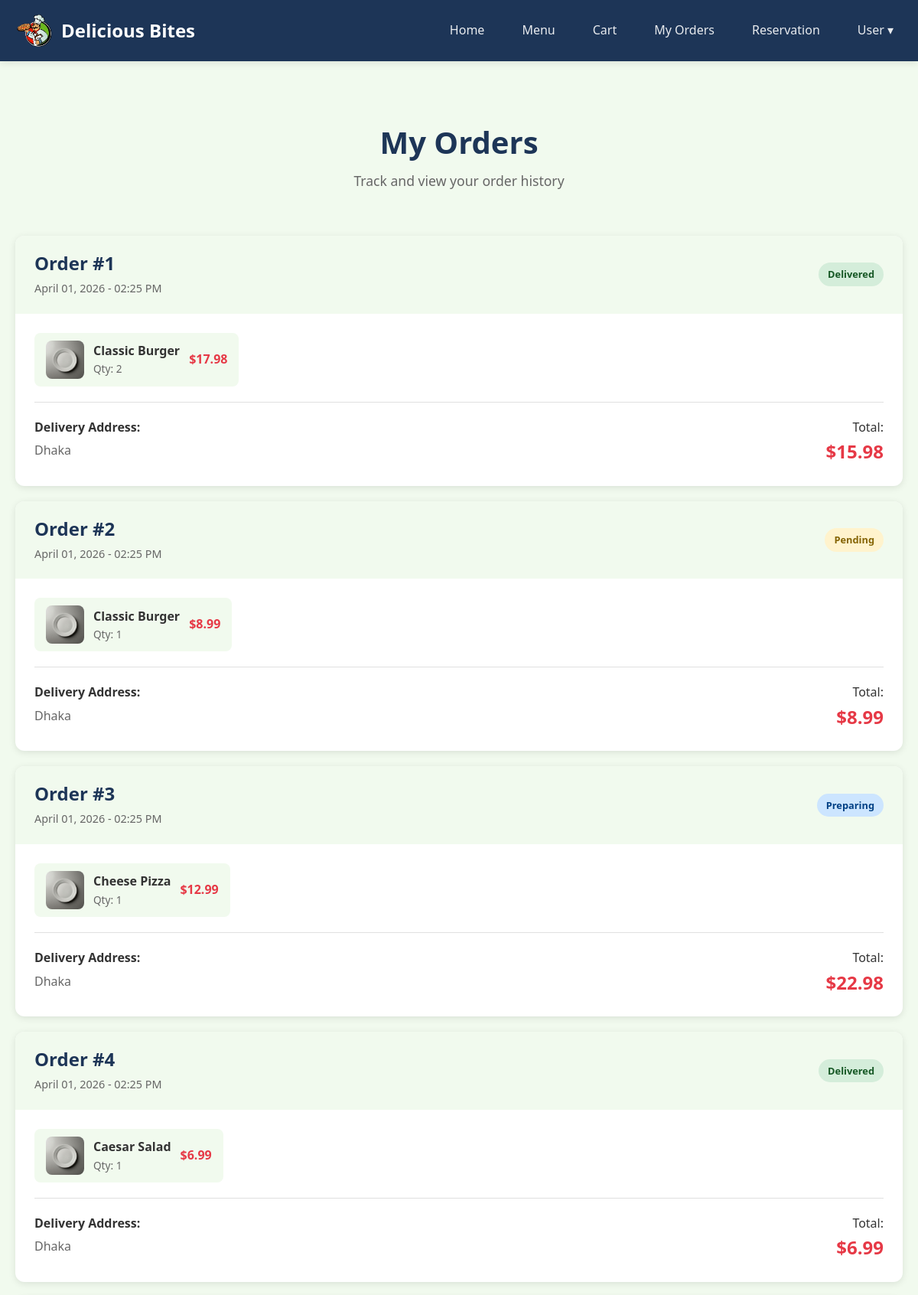
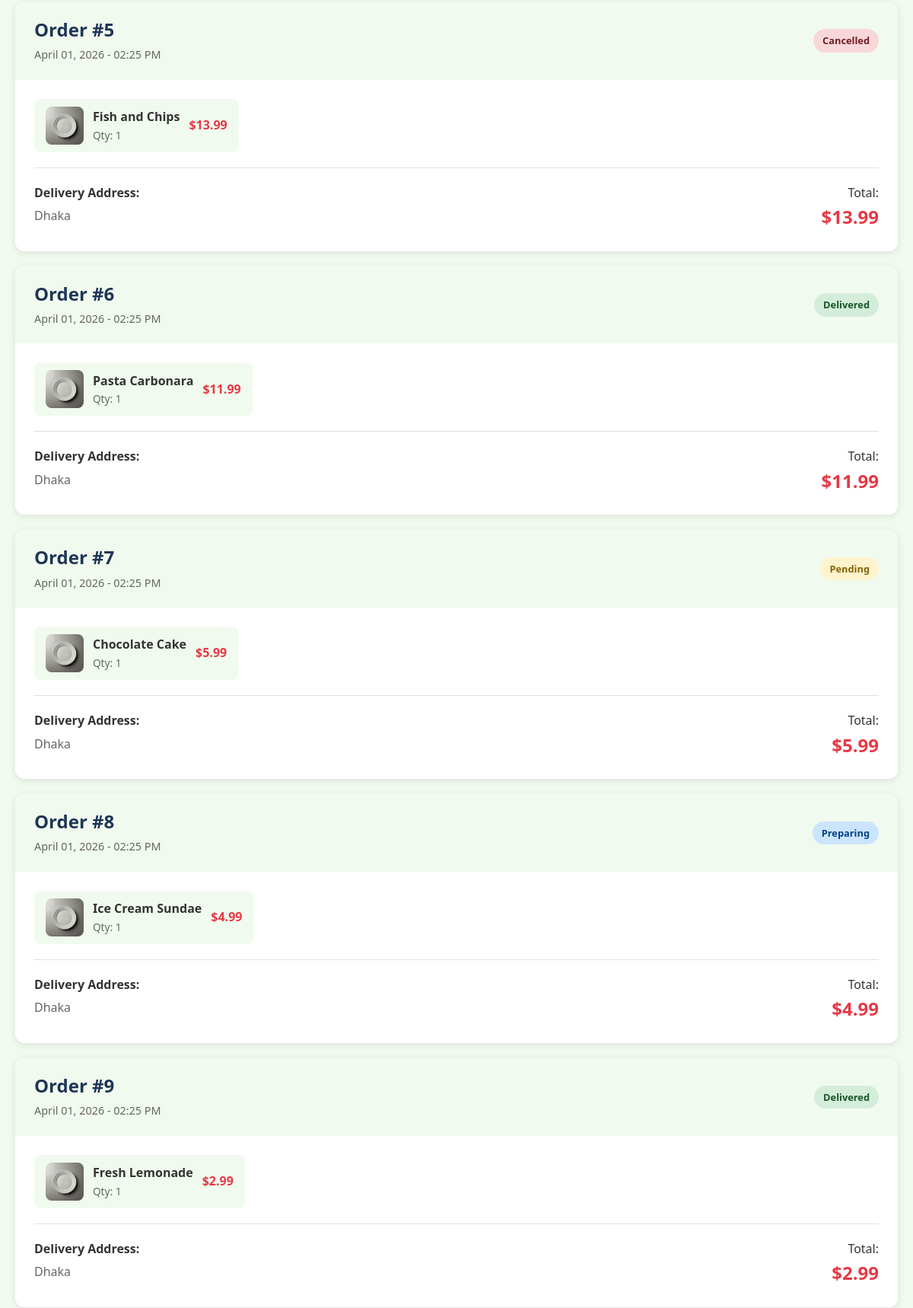
Page /user/orders.php (signed in, upper part) on the committed database (2 pictures, top to bottom).
### tables this page shows
CREATE TABLE orders (
    order_id INT AUTO_INCREMENT PRIMARY KEY,
    user_id INT NOT NULL,
    total_amount DECIMAL(10,2),
    status ENUM('Pending','Preparing','Delivered','Cancelled') DEFAULT 'Pending',
    delivery_address TEXT,
    order_date TIMESTAMP DEFAULT CURRENT_TIMESTAMP,
    FOREIGN KEY (user_id) REFERENCES users(user_id) ON DELETE CASCADE
);

CREATE TABLE order_details (
    detail_id INT AUTO_INCREMENT PRIMARY KEY,
    order_id INT NOT NULL,
    item_id INT NOT NULL,
    quantity INT,
    price DECIMAL(10,2),
    FOREIGN KEY (order_id) REFERENCES orders(order_id) ON DELETE CASCADE,
    FOREIGN KEY (item_id) REFERENCES menu_items(item_id) ON DELETE CASCADE
);

CREATE TABLE menu_items (
    item_id INT AUTO_INCREMENT PRIMARY KEY,
    item_name VARCHAR(100),
    category VARCHAR(50),
    description TEXT,
    price DECIMAL(10,2),
    image VARCHAR(255) DEFAULT 'default.jpg',
    is_available TINYINT(1) DEFAULT 1,
    created_at TIMESTAMP DEFAULT CURRENT_TIMESTAMP
);

### user/orders.php (the view, shortened to what this page needs)
<?php
require_once '../config/db.php';
$user_id = $_SESSION['user_id'];
$orders_query = "SELECT * FROM orders WHERE user_id = $user_id ORDER BY order_date DESC";
$orders_result = mysqli_query($conn, $orders_query);
?>
<!DOCTYPE html>
<html lang="en">
<head>
    <link rel="stylesheet" href="../assets/css/style.css">
</head>
<body>
    <?php include '../includes/navbar.php'; ?>
    <main class="orders-page">
        <div class="container">
            <div class="page-header">
                <h1>My Orders</h1>
                <p>Track and view your order history</p>
            </div>
            <?php if (mysqli_num_rows($orders_result) > 0): ?>
                <div class="orders-list">
                    <?php while ($order = mysqli_fetch_assoc($orders_result)): ?>
                        <div class="order-card">
                            <div class="order-header">
                                <div class="order-info">
                                    <h3>Order #<?php echo $order['order_id']; ?></h3>
                                    <span class="order-date">
                                        <?php echo date('F d, Y - h:i A', strtotime($order['order_date'])); ?>
                                    </span>
                                </div>
                                <span class="status-badge status-<?php echo strtolower($order['status']); ?>">
                                    <?php echo $order['status']; ?>
                                </span>
                            </div>
                            <div class="order-details">
                                <?php
                                $details_query = "SELECT od.*, mi.item_name, mi.image
                                                 FROM order_details od
                                                 JOIN menu_items mi ON od.item_id = mi.item_id
                                                 WHERE od.order_id = {$order['order_id']}";
                                $details_result = mysqli_query($conn, $details_query);
                                ?>
                                <div class="order-items">
                                    <?php while ($detail = mysqli_fetch_assoc($details_result)): ?>
                                        <div class="order-item">
                                            <img src="../assets/images/<?php echo $detail['image']; ?>"
                                                 alt="<?php echo $detail['item_name']; ?>"
                                                 onerror="this.src='../assets/images/default.jpg'">
                                            <div class="item-info">
                                                <span class="item-name"><?php echo $detail['item_name']; ?></span>
                                                <span class="item-qty">Qty: <?php echo $detail['quantity']; ?></span>
                                            </div>
                                            <span class="item-price">
                                                $<?php echo number_format($detail['price'] * $detail['quantity'], 2); ?>
                                            </span>
                                        </div>
                                    <?php endwhile; ?>
                                </div>
                                <div class="order-footer">
                                    <div class="delivery-address">
                                        <strong>Delivery Address:</strong>
                                        <p><?php echo $order['delivery_address']; ?></p>
                                    </div>
                                    <div class="order-total">
                                        <span>Total:</span>
                                        <span class="total-amount">$<?php echo number_format($order['total_amount'], 2); ?></span>
                                    </div>
                                </div>
                            </div>
                        </div>
                    <?php endwhile; ?>
                </div>
            <?php endif; ?>
        </div>
    </main>
</body>
</html>

### assets/css/style.css (style rules this page uses)
:root { --primary-color: #e63946; --primary-dark: #c5303c; --secondary-color: #1d3557; --secondary-light: #457b9d; --accent-color: #f1faee; --background-color: #ffffff; --text-color: #333333; --text-light: #666666; --border-color: #e0e0e0; --success-color: #2ecc71; --warning-color: #f39c12; --danger-color: #e74c3c; --shadow: 0 2px 10px rgba(0, 0, 0, 0.1); --shadow-lg: 0 5px 20px rgba(0, 0, 0, 0.15); --radius: 8px; --radius-lg: 12px; }
* { margin: 0; padding: 0; box-sizing: border-box; }
html { scroll-behavior: smooth; }
body { font-family: 'Segoe UI', Tahoma, Geneva, Verdana, sans-serif; font-size: 16px; line-height: 1.6; color: var(--text-color); background-color: var(--background-color); min-height: 100vh; display: flex; flex-direction: column; }
main { flex: 1; }
img { max-width: 100%; height: auto; }
h1, h2, h3, h4, h5, h6 { color: var(--secondary-color); margin-bottom: 0.5em; line-height: 1.3; }
h1 { font-size: 2.5rem; }
h3 { font-size: 1.5rem; }
p { margin-bottom: 1em; color: var(--text-light); }
.container { max-width: 1200px; margin: 0 auto; padding: 0 20px; }
.page-header { text-align: center; padding: 40px 0; }
.page-header h1 { margin-bottom: 10px; }
.page-header p { color: var(--text-light); font-size: 1.1rem; }
.status-badge { display: inline-block; padding: 5px 12px; border-radius: 20px; font-size: 0.8rem; font-weight: 600; }
.status-pending { background-color: #fff3cd; color: #856404; }
.status-preparing { background-color: #cce5ff; color: #004085; }
.status-delivered, .status-approved { background-color: #d4edda; color: #155724; }
.status-cancelled, .status-rejected { background-color: #f8d7da; color: #721c24; }
.orders-page { padding: 40px 0; background-color: var(--accent-color); min-height: calc(100vh - 200px); }
.orders-list { display: flex; flex-direction: column; gap: 20px; }
.order-card { background-color: white; border-radius: var(--radius-lg); box-shadow: var(--shadow); overflow: hidden; }
.order-header { display: flex; justify-content: space-between; align-items: center; padding: 20px 25px; background-color: var(--accent-color); }
.order-info h3 { margin-bottom: 5px; }
.order-date { color: var(--text-light); font-size: 0.9rem; }
.order-details { padding: 25px; }
.order-items { display: flex; flex-wrap: wrap; gap: 15px; margin-bottom: 20px; }
.order-item { display: flex; align-items: center; gap: 12px; background-color: var(--accent-color); padding: 10px 15px; border-radius: var(--radius); }
.order-item img { width: 50px; height: 50px; object-fit: cover; border-radius: var(--radius); }
.item-info { display: flex; flex-direction: column; }
.item-name { font-weight: 600; }
.item-qty { font-size: 0.85rem; color: var(--text-light); }
.item-price { font-weight: 600; color: var(--primary-color); }
.order-footer { display: flex; justify-content: space-between; align-items: flex-start; padding-top: 20px; border-top: 1px solid var(--border-color); }
.delivery-address { flex: 1; }
.delivery-address p { margin-top: 5px; margin-bottom: 0; }
.order-total { text-align: right; }
.total-amount { display: block; font-size: 1.5rem; font-weight: bold; color: var(--primary-color); }

### rows in the picture
orders: order_id "1", order_date "April 01, 2026 - 02:25 PM", status "Delivered", delivery_address "Dhaka", total_amount "15.98"
order_details: item.item_name "Classic Burger", quantity "2", $detail['price'] * $detail['quantity'] "17.98"
orders: order_id "2", order_date "April 01, 2026 - 02:25 PM", status "Pending", delivery_address "Dhaka", total_amount "8.99"
order_details: item.item_name "Classic Burger", quantity "1", $detail['price']*$detail['quantity'] "8.99"
orders: order_id "3", order_date "April 01, 2026 - 02:25 PM", status "Preparing", delivery_address "Dhaka", total_amount "22.98"
order_details: item.item_name "Cheese Pizza", quantity "1", $detail['price']*$detail['quantity'] "12.99"
orders: order_id "4", order_date "April 01, 2026 - 02:25 PM", status "Delivered", delivery_address "Dhaka", total_amount "6.99"
order_details: item.item_name "Caesar Salad", quantity "1", $detail['price']*$detail['quantity'] "6.99"
orders: order_id "5", order_date "April 01, 2026 - 02:25 PM", status "Cancelled", delivery_address "Dhaka", total_amount "13.99"
order_details: item.item_name "Fish and Chips", quantity "1", $detail['price']*$detail['quantity'] "13.99"
orders: order_id "6", order_date "April 01, 2026 - 02:25 PM", status "Delivered", delivery_address "Dhaka", total_amount "11.99"
order_details: item.item_name "Pasta Carbonara", quantity "1", $detail['price']*$detail['quantity'] "11.99"
orders: order_id "7", order_date "April 01, 2026 - 02:25 PM", status "Pending", delivery_address "Dhaka", total_amount "5.99"
order_details: item.item_name "Chocolate Cake", quantity "1", $detail['price']*$detail['quantity'] "5.99"
orders: order_id "8", order_date "April 01, 2026 - 02:25 PM", status "Preparing", delivery_address "Dhaka", total_amount "4.99"
order_details: item.item_name "Ice Cream Sundae", quantity "1", $detail['price']*$detail['quantity'] "4.99"
orders: order_id "9", order_date "April 01, 2026 - 02:25 PM", status "Delivered", delivery_address "Dhaka", total_amount "2.99"
order_details: item.item_name "Fresh Lemonade", quantity "1", $detail['price']*$detail['quantity'] "2.99"

### other values in the picture
$_SESSION['full_name'] "User"
